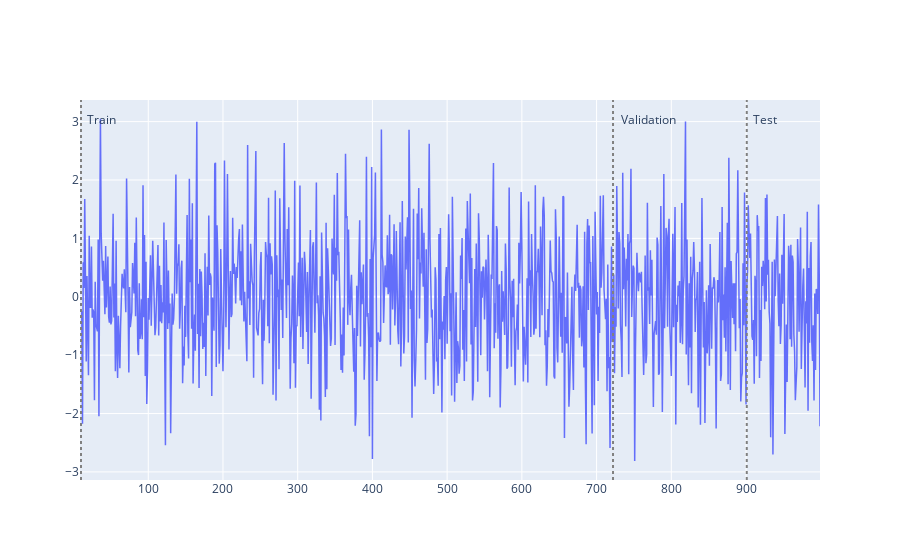

Notebook code for this chart:
### Code cell
b.plot()

### Figure 1 — Plotly figure (JSON) as saved in the notebook; plotly's stock layout.template omitted (floating-point values rounded to 4 significant figures; data arrays with more than 128 entries replaced by an {"elided": "..."} marker saying what was removed)
{"data": [{"line": {"color": "#636EFA", "width": 1.5}, "mode": "lines", "name": "price", "type": "scatter", "x": {"elided": "990 int values"}, "y": {"elided": "990 float values"}}], "layout": {"annotations": [{"showarrow": false, "text": "Train", "x": 10, "xshift": 20, "y": 3.045}, {"showarrow": false, "text": "Validation", "x": 722, "xshift": 35, "y": 3.045}, {"showarrow": false, "text": "Test", "x": 901, "xshift": 18, "y": 3.045}], "shapes": [{"line": {"color": "gray", "dash": "dot"}, "opacity": 1, "type": "line", "x0": 10, "x1": 10, "xref": "x", "y0": 0, "y1": 1, "yref": "y domain"}, {"line": {"color": "gray", "dash": "dot"}, "opacity": 1, "type": "line", "x0": 722, "x1": 722, "xref": "x", "y0": 0, "y1": 1, "yref": "y domain"}, {"line": {"color": "gray", "dash": "dot"}, "opacity": 1, "type": "line", "x0": 901, "x1": 901, "xref": "x", "y0": 0, "y1": 1, "yref": "y domain"}]}}
